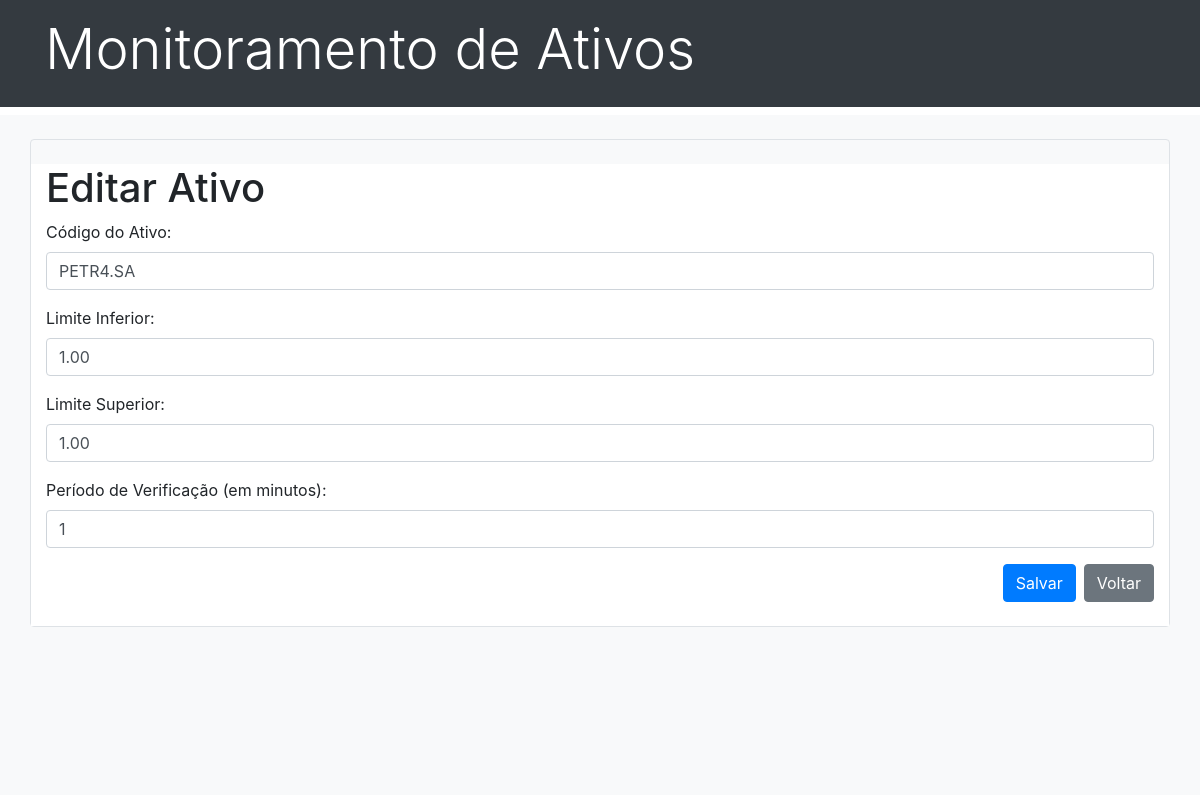
Page /edit/4/ on the committed database.
### dashboard/models.py (models this page shows, shortened)
class Asset(models.Model):
    ticker = models.CharField(max_length=10, unique=True)
    lower_tunnel = models.DecimalField(max_digits=10, decimal_places=2)
    upper_tunnel = models.DecimalField(max_digits=10, decimal_places=2)
    check_period = models.IntegerField()

### dashboard/views.py (the view)
# urls.py: path('edit/<int:pk>/', views.asset_update, name='asset_update'),
def asset_update(request, pk):
    asset = get_object_or_404(Asset, pk=pk)
    error_message=''
    if request.method == 'POST':
        form = AssetForm(request.POST, instance=asset)
        if form.is_valid():
            try:
                stock = yf.Ticker(form.cleaned_data['ticker'])
                hist = stock.history(period="1d")
                if hist.empty:
                    raise ValueError("Ticker não encontrado")
                else:
                    form.save()
                    return redirect('asset_list')
            except Exception as e:
                error_message = f"Erro: {str(e)}"
        else:
            error_message = "Erro ao enviar o formulário. Verifique os dados e tente novamente."
    else:
        form = AssetForm(instance=asset)
    return render(request, 'asset_form.html', {'form': form, "error_message": error_message})

### dashboard/forms.py
class AssetForm(forms.ModelForm):
    class Meta:
        model = Asset
        fields = ['ticker', 'lower_tunnel', 'upper_tunnel', 'check_period']
        labels = {
            'ticker': 'Código do Ativo',
            'lower_tunnel': 'Limite Inferior',
            'upper_tunnel': 'Limite Superior',
            'check_period': 'Período de Verificação (em minutos)',
        }
        widgets = {
            'ticker': forms.TextInput(attrs={'class': 'form-control', 'placeholder': 'ex: PETR4.SA'}),
            'lower_tunnel': forms.NumberInput(attrs={'class': 'form-control', 'placeholder': 'ex: 36.75'}),
            'upper_tunnel': forms.NumberInput(attrs={'class': 'form-control', 'placeholder': 'ex: 40.15'}),
            'check_period': forms.NumberInput(attrs={'class': 'form-control', 'placeholder': 'ex: 2'}),
        }

### dashboard/templates/asset_form.html (shortened to what this page needs)
{% extends 'index.html' %}
{% load static %}
{% block content %}
<div class="container pt-4">
  <div class="row border rounded">
    <div class="bg-white col mt-4">
      <h1>{% if form.instance.id %}Editar{% else %}Adicionar{% endif %} Ativo</h1>
      <form method="post">
        <div class="form-group">
          {{ form.ticker.label_tag }} {{ form.ticker }}
        </div>
        <div class="form-group">
          {{ form.lower_tunnel.label_tag }} {{ form.lower_tunnel }}
        </div>
        <div class="form-group">
          {{ form.upper_tunnel.label_tag }} {{ form.upper_tunnel }}
        </div>
        <div class="form-group">
          {{ form.check_period.label_tag }} {{ form.check_period }}
        </div>
        <div class="d-flex justify-content-end mb-4">
          <button type="submit" class="btn btn-primary mr-2">Salvar</button>
          <a class="btn btn-secondary" role="button" href="{% url 'asset_list' %}">Voltar</a>
        </div>
      </form>
    </div>
  </div>
</div>
{% endblock %}

### rows in the picture
Asset: ticker "PETR4.SA", lower_tunnel "1.00", upper_tunnel "1.00", check_period "1"
